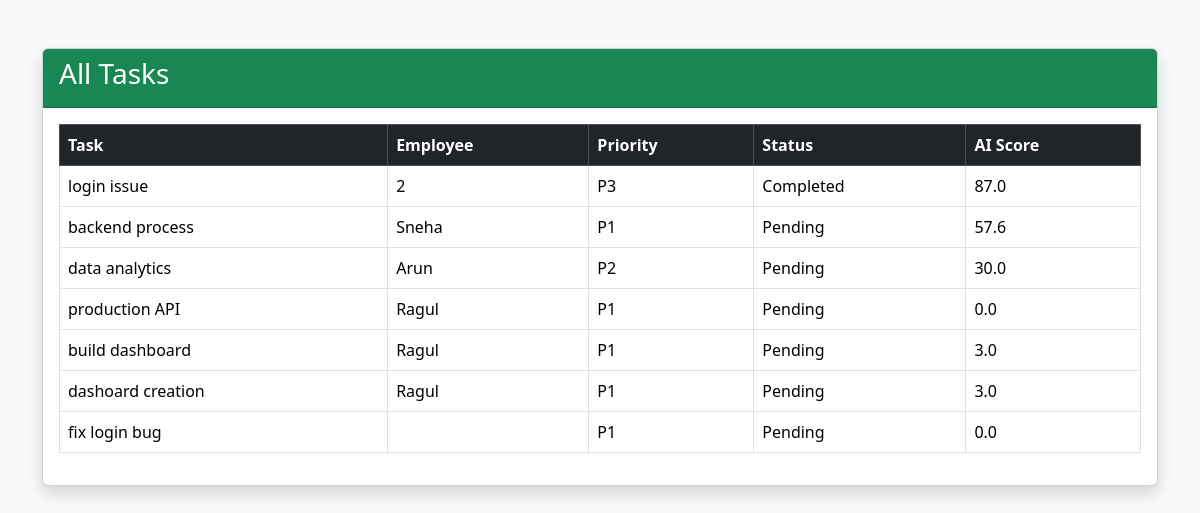
/manager/tasks/ (signed in), run on an earlier commit of the app's database.
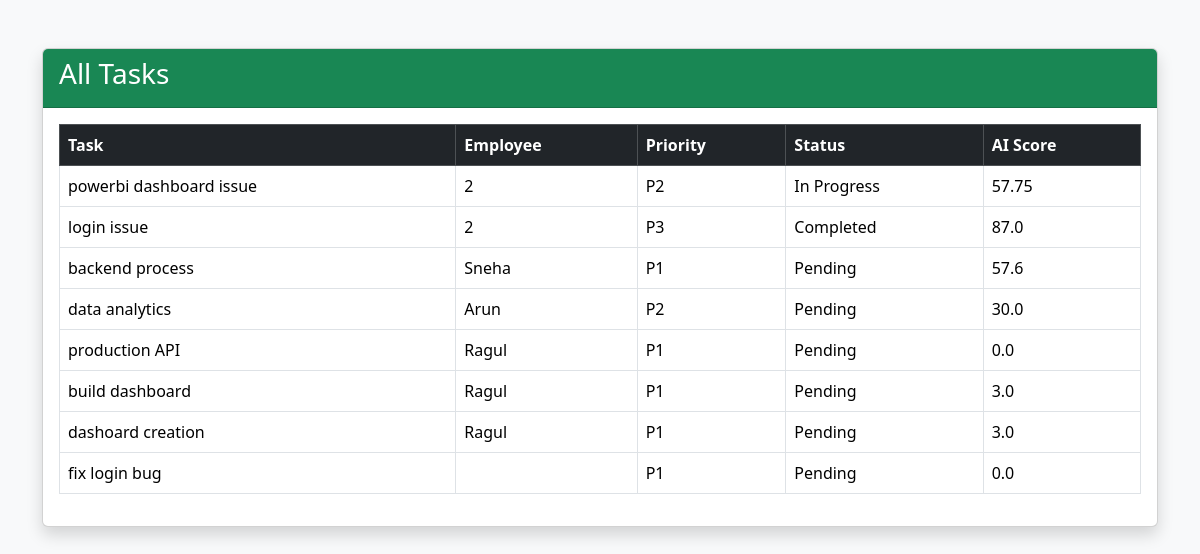
And on a later commit of the database.
### tasks/models.py (models this page shows, shortened)
class Task(models.Model):
    PRIORITY_CHOICES = [
        ("P1", "Critical"),
        ("P2", "High"),
        ("P3", "Medium"),
        ("P4", "Low"),
    ]
    STATUS_CHOICES = [
        ("Pending", "Pending"),
        ("Assigned", "Assigned"),
        ("In Progress", "In Progress"),
        ("Completed", "Completed"),
    ]
    task_id = models.AutoField(primary_key=True)
    title = models.CharField(max_length=200)
    description = models.TextField()
    priority = models.CharField(
        max_length=2,
        choices=PRIORITY_CHOICES,
        default="P3"
    )
    deadline = models.DateField()
    required_skills = models.TextField()
    required_position = models.CharField(
    max_length=20,
    default="Junior"
)
    assigned_employee = models.IntegerField(
        default=0
    )
    status = models.CharField(
        max_length=20,
        choices=STATUS_CHOICES,
        default="Pending"
    )
    created_at = models.DateTimeField(auto_now_add=True)
    updated_at = models.DateTimeField(auto_now=True)
    assignment_score = models.FloatField(
    default=0
)

### accounts/views.py (the view)
def view_tasks(request):
    if "manager_name" not in request.session:
        return redirect("/manager/login/")
    tasks = Task.objects.all().order_by("-task_id")
    return render(
        request,
        "accounts/view_tasks.html",
        {
            "tasks": tasks
        }
    )

### accounts/templates/accounts/view_tasks.html (shortened to what this page needs)
<!DOCTYPE html>
<html>
<head>
    <link href="https://cdn.jsdelivr.net/npm/bootstrap@5.3.3/dist/css/bootstrap.min.css" rel="stylesheet">
</head>
<body class="bg-light">
<div class="container mt-5">
    <div class="card shadow">
        <div class="card-header bg-success text-white">
            <h3>All Tasks</h3>
        </div>
        <div class="card-body">
            <table class="table table-bordered table-hover">
                <thead class="table-dark">
                    <tr>
                        <th>Task</th>
                        <th>Employee</th>
                        <th>Priority</th>
                        <th>Status</th>
                        <th>AI Score</th>
                    </tr>
                </thead>
                <tbody>
                {% for task in tasks %}
                    <tr>
                        <td>{{ task.title }}</td>
                        <td>{{ task.assigned_employee }}</td>
                        <td>{{ task.priority }}</td>
                        <td>{{ task.status }}</td>
                        <td>{{ task.assignment_score }}</td>
                    </tr>
                {% empty %}
                    <tr>
                        <td colspan="5">
                            No tasks available.
                        </td>
                    </tr>
                {% endfor %}
                </tbody>
            </table>
        </div>
    </div>
</div>
</body>
</html>

What changed in the data, as far as the page shows it:
added Task: title "powerbi dashboard issue", assigned_employee "2", priority "P2", status "In Progress", assignment_score "57.75"
